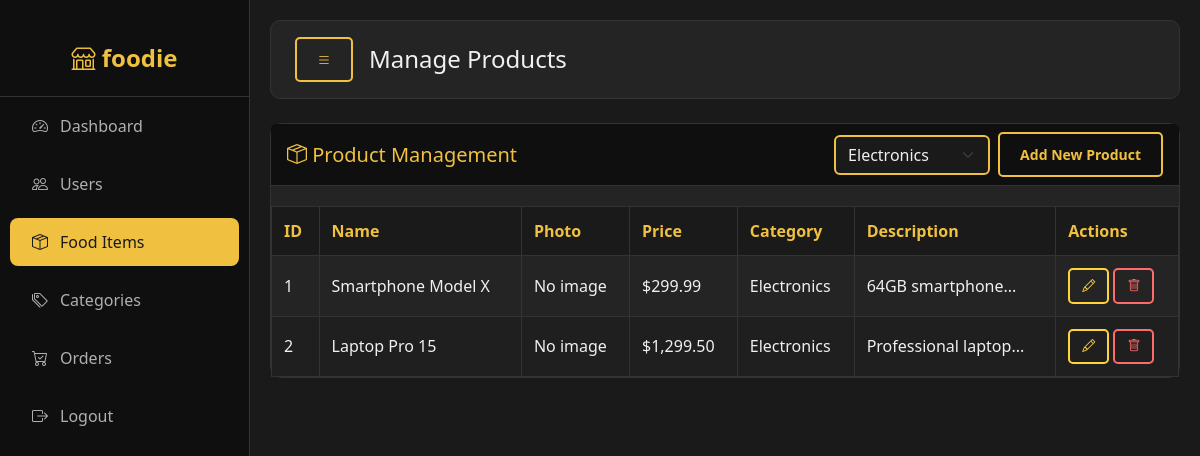
Before: /modules/admin/products.php?category=1 (signed in) with the older database file.
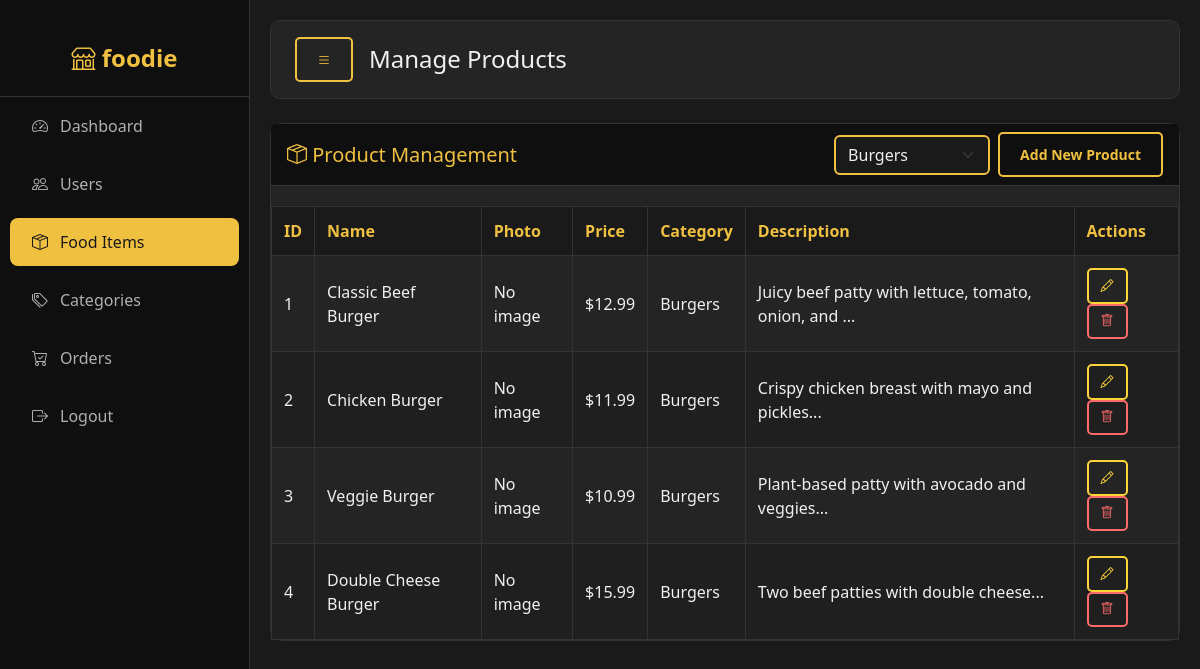
After: the same page with the newer database file.
### tables this page shows
CREATE TABLE `items` (
  `id` int(10) UNSIGNED NOT NULL,
  `name` varchar(150) NOT NULL,
  `photos` varchar(1000) DEFAULT NULL,
  `price` decimal(10,2) NOT NULL,
  `description` text DEFAULT NULL,
  `category_id` int(10) UNSIGNED NOT NULL
);

CREATE TABLE `categories` (
  `id` int(10) UNSIGNED NOT NULL,
  `name` varchar(100) NOT NULL,
  `photo` varchar(255) DEFAULT NULL,
  `description` text DEFAULT NULL
);

### modules/admin/products.php (the view, shortened to what the changed rows need)
<?php
require_once '../../config/db.php';
$selected_category = isset($_GET['category']) ? intval($_GET['category']) : 0;
$sql = "SELECT items.*, categories.name as category_name
        FROM items
        LEFT JOIN categories ON items.category_id = categories.id ";
if ($selected_category > 0) {
    $sql .= "WHERE items.category_id = $selected_category ";
}
$sql .= "ORDER BY items.id ASC";
$result = $conn->query($sql);
$categories_sql = "SELECT id, name FROM categories ORDER BY name ASC";
$categories_result = $conn->query($categories_sql);
$categories = [];
while ($cat = $categories_result->fetch_assoc()) {
    $categories[] = $cat;
}
?>
<!DOCTYPE html>
<html lang="en">
<head>
    <link href="https://cdn.jsdelivr.net/npm/bootstrap@5.3.2/dist/css/bootstrap.min.css" rel="stylesheet">
    <link rel="stylesheet" href="https://cdn.jsdelivr.net/npm/bootstrap-icons@1.11.1/font/bootstrap-icons.css">
    <link rel="stylesheet" href="components/styles.css">
</head>
<body>
    <div class="main-content" id="mainContent">
        <div class="card">
            <div class="card-header d-flex justify-content-between align-items-center flex-wrap gap-2">
                <div class="d-flex gap-2 align-items-center">
                    <select class="form-select" style="width: auto;" onchange="filterByCategory(this.value)">
                        <?php foreach($categories as $cat): ?>
                            <option value="<?php echo $cat['id']; ?>" <?php echo $selected_category == $cat['id'] ? 'selected' : ''; ?>>
                                <?php echo htmlspecialchars($cat['name']); ?>
                            </option>
                        <?php endforeach; ?>
                    </select>
                    <button type="button" class="btn btn-primary" onclick="openModal('addProductModal')">
                        Add New Product
                    </button>
                </div>
            </div>
            <div class="table-responsive">
                <table>
                    <thead>
                        <tr>
                            <th>ID</th>
                            <th>Name</th>
                            <th>Photo</th>
                            <th>Price</th>
                            <th>Category</th>
                            <th>Description</th>
                            <th>Actions</th>
                        </tr>
                    </thead>
                    <tbody>
                        <?php if ($result->num_rows > 0): ?>
                            <?php while($product = $result->fetch_assoc()): ?>
                                <tr>
                                    <td><?php echo $product['id']; ?></td>
                                    <td><?php echo htmlspecialchars($product['name']); ?></td>
                                    <td>
                                        <?php if ($product['image_id']): ?>
                                            <img src="../../image.php?id=<?php echo $product['image_id']; ?>" alt="Product" style="max-width: 50px; max-height: 50px; border-radius: 5px;">
                                        <?php else: ?>
                                            No image
                                        <?php endif; ?>
                                    </td>
                                    <td>$<?php echo number_format($product['price'], 2); ?></td>
                                    <td><?php echo htmlspecialchars($product['category_name']); ?></td>
                                    <td><?php echo htmlspecialchars(substr($product['description'], 0, 50)); ?>...</td>
                                    <td>
                                        <button type="button" class="btn btn-sm btn-outline-warning"
                                                onclick="editProduct(<?php echo $product['id']; ?>, '<?php echo addslashes($product['name']); ?>', '<?php echo $product['price']; ?>', '<?php echo addslashes($product['description']); ?>', <?php echo $product['category_id']; ?>, <?php echo $product['image_id'] ? $product['image_id'] : 0; ?>)">
                                            <i class="bi bi-pencil"></i>
                                        </button>
                                        <form method="POST" action="process_product.php" style="display:inline;">
                                            <button type="submit" class="btn btn-sm btn-outline-danger" onclick="return confirm('Are you sure you want to delete this product?')">
                                                <i class="bi bi-trash"></i>
                                            </button>
                                        </form>
                                    </td>
                                </tr>
                            <?php endwhile; ?>
                        <?php else: ?>
                            <tr>
                                <td colspan="7" class="text-center">No products found</td>
                            </tr>
                        <?php endif; ?>
                    </tbody>
                </table>
            </div>
        </div>
    </div>
</body>
</html>
</body>
</html>

Changed rows visible on the page:
changed items id 1: name "Smartphone Model X" → "Classic Beef Burger"; price "299.99" → "12.99"; category.name "Electronics" → "Burgers"; description "64GB smartphone" → "Juicy beef patty with lettuce, tomato, onion, and"
changed items id 2: name "Laptop Pro 15" → "Chicken Burger"; price "1,299.50" → "11.99"; category.name "Electronics" → "Burgers"; description "Professional laptop" → "Crispy chicken breast with mayo and pickles"
now on this page (row edited): items: id "3", name "Veggie Burger", shows "No image", price "10.99", category.name "Burgers", description "Plant-based patty with avocado and veggies"
now on this page (row edited): items: id "4", name "Double Cheese Burger", shows "No image", price "15.99", category.name "Burgers", description "Two beef patties with double cheese"
Other visible differences:
form field value: "Electronics" → "Burgers"
